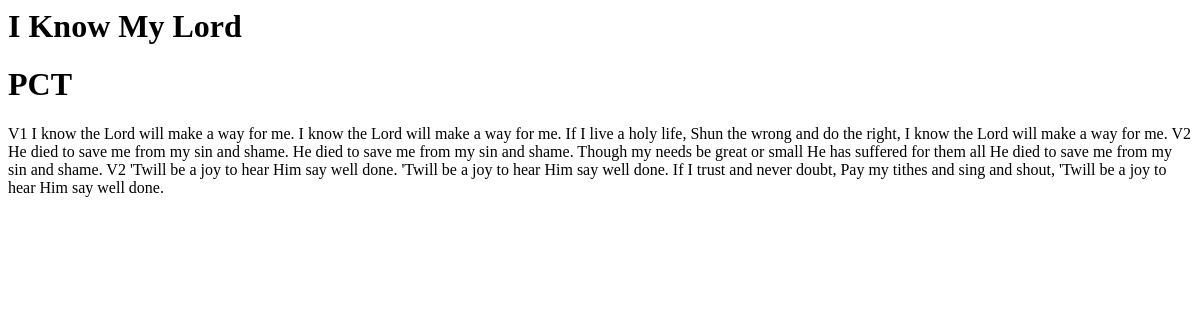
/view/1/, run on an earlier commit of the app's database.
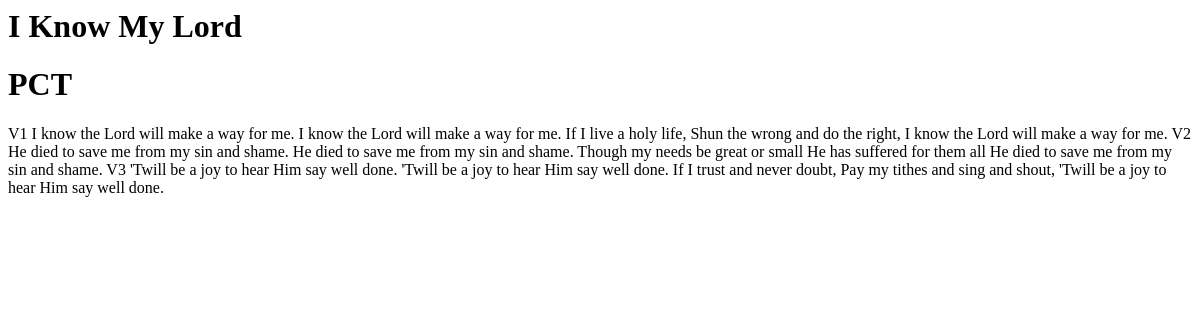
And on a later commit of the database.
### song_viewer/models.py (models this page shows)
class Song(models.Model):
    title = models.CharField(max_length = 100)
    author = models.CharField(max_length = 100)
    lyrics = models.TextField()

### song_viewer/views.py (the view)
# urls.py: path('view/<int:song_id>/', views.detail, name='detail'),
def detail(request, song_id):
    song = get_object_or_404(Song, pk=song_id)
    song_lyrics = song.lyrics.split("\r\n")
    verse_length = (song_lyrics.index("V2") - song_lyrics.index("V1"))-1
    print(verse_length)
    return render(request, 'song_viewer/detail.html', {'song':song})

### song_viewer/templates/song_viewer/detail.html
<h1>{{ song.title }}</h1>
<h1>{{ song.author }}</h1>
<p>{{ song.lyrics }}</p>

What changed in the data, as far as the page shows it:
changed Song "I Know My Lord": lyrics "…my sin and shame. V2 'Twill be a joy…" → "…my sin and shame. V3 'Twill be a joy…"
